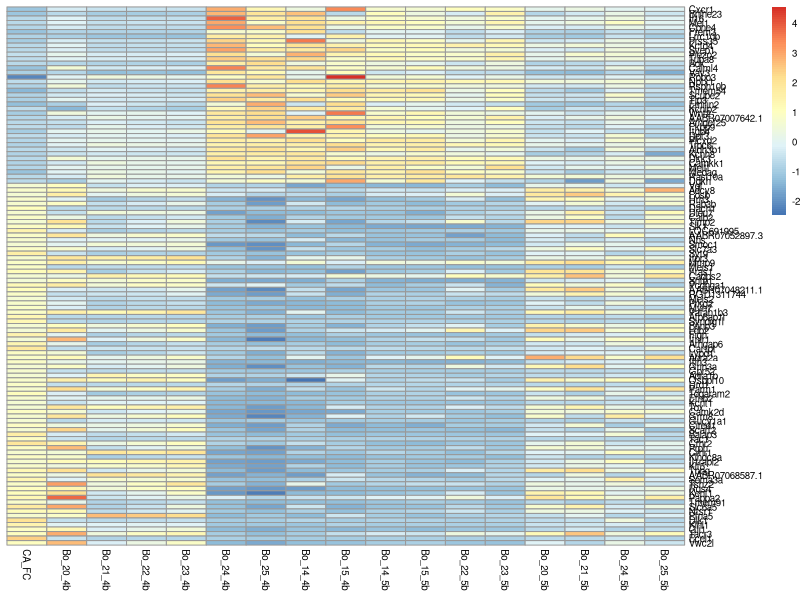

This figure's R source: (Note: this script raises an error after producing the figure.)
library(pheatmap)
data<-read.table("Fig2d_DEG_of_DG_CA_reverse_w_Zscore_Expression.txt",header = T)
pheatmap(data[,3:ncol(data)],cluster_rows = F,cluster_cols = F,fontsize = 7)

paletteLength <- 50
myColor <- colorRampPalette(c("navy", "white", "firebrick3"))(paletteLength)
myBreaks <- c(seq(-2, 0, length.out=ceiling(paletteLength/2) + 1),
              seq(4/paletteLength, max(f), length.out=floor(paletteLength/2)))
pheatmap(data[,2:3],cluster_rows = F,cluster_cols = F,breaks = myBreaks,color=myColor,fontsize = 7)
